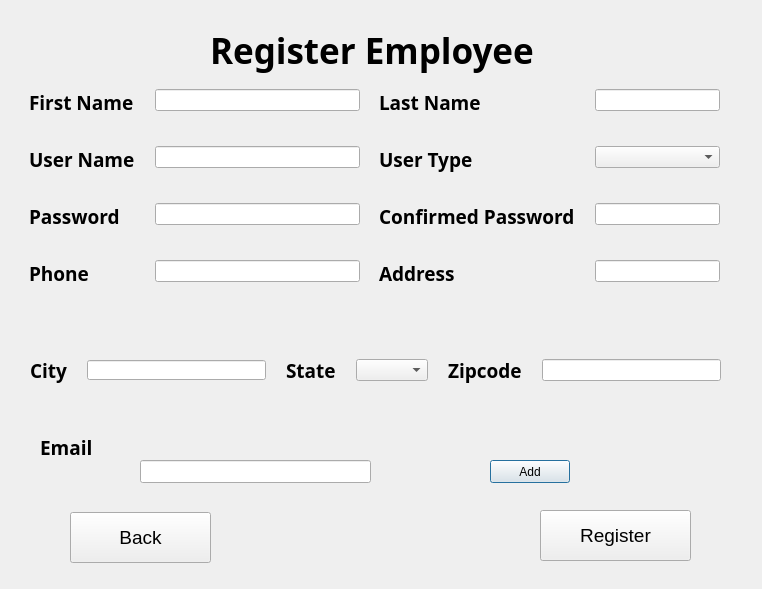
<?xml version="1.0" encoding="UTF-8"?>
<ui version="4.0">
 <class>register_employee</class>
 <widget class="QDialog" name="register_employee">
  <property name="geometry">
   <rect>
    <x>0</x>
    <y>0</y>
    <width>762</width>
    <height>589</height>
   </rect>
  </property>
  <property name="windowTitle">
   <string>Register Employee</string>
  </property>
  <widget class="QLabel" name="label">
   <property name="geometry">
    <rect>
     <x>210</x>
     <y>20</y>
     <width>461</width>
     <height>61</height>
    </rect>
   </property>
   <property name="font">
    <font>
     <family>STIX</family>
     <pointsize>26</pointsize>
     <weight>75</weight>
     <bold>true</bold>
    </font>
   </property>
   <property name="text">
    <string>Register Employee</string>
   </property>
  </widget>
  <widget class="QWidget" name="formLayoutWidget">
   <property name="geometry">
    <rect>
     <x>29</x>
     <y>89</y>
     <width>331</width>
     <height>220</height>
    </rect>
   </property>
   <layout class="QFormLayout" name="formLayout">
    <property name="horizontalSpacing">
     <number>20</number>
    </property>
    <property name="verticalSpacing">
     <number>30</number>
    </property>
    <item row="0" column="0">
     <widget class="QLabel" name="firstNameLabel">
      <property name="font">
       <font>
        <family>STIX</family>
        <pointsize>14</pointsize>
        <weight>75</weight>
        <bold>true</bold>
       </font>
      </property>
      <property name="text">
       <string>First Name</string>
      </property>
     </widget>
    </item>
    <item row="0" column="1">
     <widget class="QLineEdit" name="firstNameLineEdit"/>
    </item>
    <item row="1" column="0">
     <widget class="QLabel" name="userNameLabel">
      <property name="font">
       <font>
        <family>STIX</family>
        <pointsize>14</pointsize>
        <weight>75</weight>
        <bold>true</bold>
       </font>
      </property>
      <property name="text">
       <string>User Name</string>
      </property>
     </widget>
    </item>
    <item row="1" column="1">
     <widget class="QLineEdit" name="userNameLineEdit"/>
    </item>
    <item row="2" column="0">
     <widget class="QLabel" name="passwordLabel">
      <property name="font">
       <font>
        <family>STIX</family>
        <pointsize>14</pointsize>
        <weight>75</weight>
        <bold>true</bold>
       </font>
      </property>
      <property name="text">
       <string>Password</string>
      </property>
     </widget>
    </item>
    <item row="2" column="1">
     <widget class="QLineEdit" name="passwordLineEdit"/>
    </item>
    <item row="3" column="0">
     <widget class="QLabel" name="phoneLabel">
      <property name="font">
       <font>
        <family>STIX</family>
        <pointsize>14</pointsize>
        <weight>75</weight>
        <bold>true</bold>
       </font>
      </property>
      <property name="text">
       <string>Phone</string>
      </property>
     </widget>
    </item>
    <item row="3" column="1">
     <widget class="QLineEdit" name="phoneLineEdit"/>
    </item>
   </layout>
  </widget>
  <widget class="QWidget" name="formLayoutWidget_2">
   <property name="geometry">
    <rect>
     <x>379</x>
     <y>89</y>
     <width>341</width>
     <height>220</height>
    </rect>
   </property>
   <layout class="QFormLayout" name="formLayout_2">
    <property name="horizontalSpacing">
     <number>20</number>
    </property>
    <property name="verticalSpacing">
     <number>30</number>
    </property>
    <item row="0" column="0">
     <widget class="QLabel" name="lastNameLabel">
      <property name="font">
       <font>
        <family>STIX</family>
        <pointsize>14</pointsize>
        <weight>75</weight>
        <bold>true</bold>
       </font>
      </property>
      <property name="text">
       <string>Last Name</string>
      </property>
     </widget>
    </item>
    <item row="0" column="1">
     <widget class="QLineEdit" name="lastNameLineEdit"/>
    </item>
    <item row="1" column="0">
     <widget class="QLabel" name="userTypeLabel">
      <property name="font">
       <font>
        <family>STIX</family>
        <pointsize>14</pointsize>
        <weight>75</weight>
        <bold>true</bold>
       </font>
      </property>
      <property name="text">
       <string>User Type</string>
      </property>
     </widget>
    </item>
    <item row="1" column="1">
     <widget class="QComboBox" name="userTypeComboBox"/>
    </item>
    <item row="2" column="0">
     <widget class="QLabel" name="confirmedPasswordLabel">
      <property name="font">
       <font>
        <family>STIX</family>
        <pointsize>14</pointsize>
        <weight>75</weight>
        <bold>true</bold>
       </font>
      </property>
      <property name="text">
       <string>Confirmed Password</string>
      </property>
     </widget>
    </item>
    <item row="2" column="1">
     <widget class="QLineEdit" name="confirmedPasswordLineEdit"/>
    </item>
    <item row="3" column="0">
     <widget class="QLabel" name="addressLabel">
      <property name="font">
       <font>
        <family>STIX</family>
        <pointsize>14</pointsize>
        <weight>75</weight>
        <bold>true</bold>
       </font>
      </property>
      <property name="text">
       <string>Address</string>
      </property>
     </widget>
    </item>
    <item row="3" column="1">
     <widget class="QLineEdit" name="addressLineEdit"/>
    </item>
   </layout>
  </widget>
  <widget class="QWidget" name="horizontalLayoutWidget">
   <property name="geometry">
    <rect>
     <x>30</x>
     <y>330</y>
     <width>691</width>
     <height>80</height>
    </rect>
   </property>
   <layout class="QHBoxLayout" name="horizontalLayout">
    <property name="spacing">
     <number>20</number>
    </property>
    <item>
     <widget class="QLabel" name="label_2">
      <property name="font">
       <font>
        <family>STIX</family>
        <pointsize>14</pointsize>
        <weight>75</weight>
        <bold>true</bold>
       </font>
      </property>
      <property name="text">
       <string>City</string>
      </property>
     </widget>
    </item>
    <item>
     <widget class="QLineEdit" name="city_input">
      <property name="maximumSize">
       <size>
        <width>300</width>
        <height>20</height>
       </size>
      </property>
     </widget>
    </item>
    <item>
     <widget class="QLabel" name="label_3">
      <property name="font">
       <font>
        <family>STIX</family>
        <pointsize>14</pointsize>
        <weight>75</weight>
        <bold>true</bold>
       </font>
      </property>
      <property name="text">
       <string>State</string>
      </property>
     </widget>
    </item>
    <item>
     <widget class="QComboBox" name="state_input"/>
    </item>
    <item>
     <widget class="QLabel" name="label_4">
      <property name="font">
       <font>
        <family>STIX</family>
        <pointsize>14</pointsize>
        <weight>75</weight>
        <bold>true</bold>
       </font>
      </property>
      <property name="text">
       <string>Zipcode</string>
      </property>
     </widget>
    </item>
    <item>
     <widget class="QLineEdit" name="zipcode_input"/>
    </item>
   </layout>
  </widget>
  <widget class="QLabel" name="label_5">
   <property name="geometry">
    <rect>
     <x>40</x>
     <y>440</y>
     <width>57</width>
     <height>15</height>
    </rect>
   </property>
   <property name="font">
    <font>
     <family>STIX</family>
     <pointsize>14</pointsize>
     <weight>75</weight>
     <bold>true</bold>
    </font>
   </property>
   <property name="text">
    <string>Email</string>
   </property>
  </widget>
  <widget class="QPushButton" name="add_btn">
   <property name="geometry">
    <rect>
     <x>490</x>
     <y>460</y>
     <width>80</width>
     <height>23</height>
    </rect>
   </property>
   <property name="text">
    <string>Add</string>
   </property>
  </widget>
  <widget class="QLineEdit" name="lineEdit">
   <property name="geometry">
    <rect>
     <x>140</x>
     <y>460</y>
     <width>231</width>
     <height>23</height>
    </rect>
   </property>
  </widget>
  <widget class="QPushButton" name="pushButton">
   <property name="geometry">
    <rect>
     <x>70</x>
     <y>512</y>
     <width>141</width>
     <height>51</height>
    </rect>
   </property>
   <property name="font">
    <font>
     <pointsize>14</pointsize>
    </font>
   </property>
   <property name="text">
    <string>Back</string>
   </property>
  </widget>
  <widget class="QPushButton" name="pushButton_2">
   <property name="geometry">
    <rect>
     <x>540</x>
     <y>510</y>
     <width>151</width>
     <height>51</height>
    </rect>
   </property>
   <property name="font">
    <font>
     <pointsize>14</pointsize>
    </font>
   </property>
   <property name="text">
    <string>Register</string>
   </property>
  </widget>
 </widget>
 <resources/>
 <connections/>
</ui>
